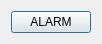
<?xml version="1.0" encoding="UTF-8"?>
<ui version="4.0">
 <class>AlarmDialog</class>
 <widget class="QDialog" name="AlarmDialog">
  <property name="geometry">
   <rect>
    <x>0</x>
    <y>0</y>
    <width>400</width>
    <height>300</height>
   </rect>
  </property>
  <property name="sizePolicy">
   <sizepolicy hsizetype="Maximum" vsizetype="Maximum">
    <horstretch>0</horstretch>
    <verstretch>0</verstretch>
   </sizepolicy>
  </property>
  <property name="focusPolicy">
   <enum>Qt::StrongFocus</enum>
  </property>
  <property name="contextMenuPolicy">
   <enum>Qt::NoContextMenu</enum>
  </property>
  <property name="windowTitle">
   <string>Alarm</string>
  </property>
  <property name="modal">
   <bool>true</bool>
  </property>
  <layout class="QGridLayout" name="gridLayout">
   <property name="sizeConstraint">
    <enum>QLayout::SetMaximumSize</enum>
   </property>
   <item row="0" column="0">
    <widget class="QPushButton" name="pushButton">
     <property name="sizePolicy">
      <sizepolicy hsizetype="Maximum" vsizetype="Maximum">
       <horstretch>0</horstretch>
       <verstretch>0</verstretch>
      </sizepolicy>
     </property>
     <property name="text">
      <string>ALARM</string>
     </property>
    </widget>
   </item>
  </layout>
 </widget>
 <resources/>
 <connections/>
</ui>
